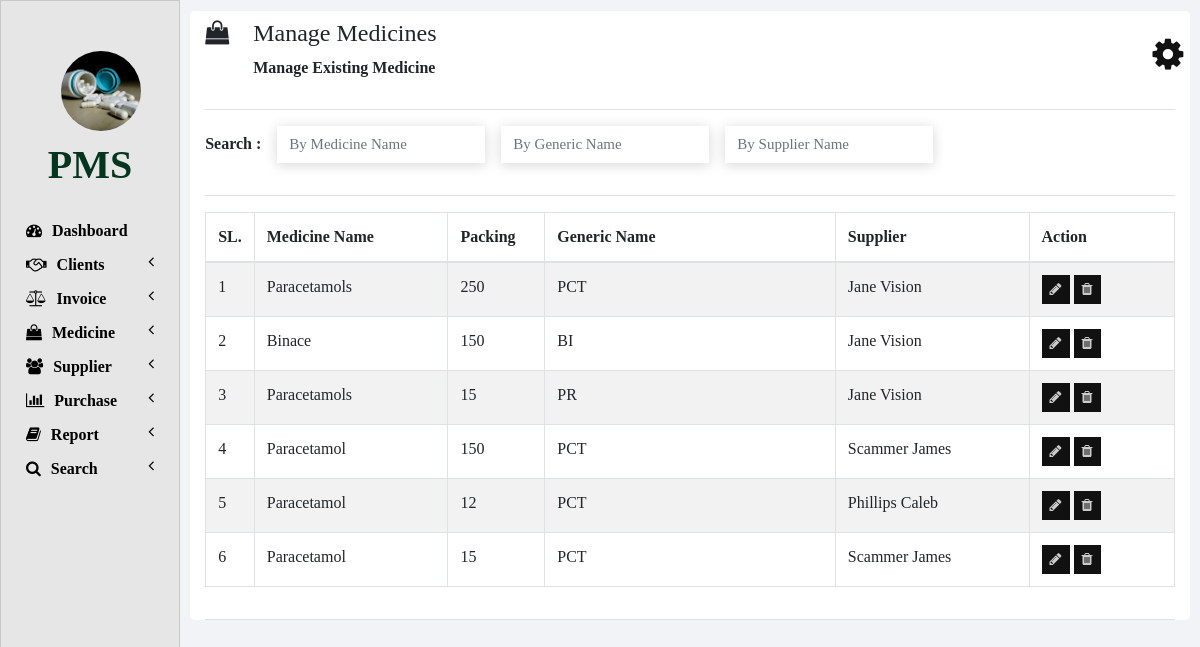
Screenshot of /manage_medicine.php with the database file from the repository.
### tables this page shows
CREATE TABLE IF NOT EXISTS `medicines` (
  `ID` int NOT NULL AUTO_INCREMENT,
  `NAME` varchar(100) NOT NULL,
  `PACKING` varchar(20) NOT NULL,
  `GENERIC_NAME` varchar(100) NOT NULL,
  `SUPPLIER_NAME` varchar(100) NOT NULL,
  PRIMARY KEY (`ID`)
);

### php/manage_medicine.php (the view, shortened to what this page needs)
<?php
function showMedicines($id) {
    require "db_connection.php";
    if($con) {
    $seq_no = 0;
    $query = "SELECT * FROM medicines";
    $result = mysqli_query($con, $query);
    while($row = mysqli_fetch_array($result)) {
        $seq_no++;
        if($row['ID'] == $id)
        showEditOptionsRow($seq_no, $row);
        else
        showMedicineRow($seq_no, $row);
    }
    }
}
function showMedicineRow($seq_no, $row) {
    ?>
    <tr>
    <td><?php echo $seq_no; ?></td>
    <td><?php echo $row['NAME']; ?></td>
    <td><?php echo $row['PACKING']; ?></td>
    <td><?php echo $row['GENERIC_NAME']; ?></td>
    <td><?php echo $row['SUPPLIER_NAME']; ?></td>
    <td>
        <button href="" class="btn btn-info btn-sm" onclick="editMedicine(<?php echo $row['ID']; ?>);">
        <i class="fa fa-pencil"></i>
        </button>
        <button class="btn btn-danger btn-sm" onclick="deleteMedicine(<?php echo $row['ID']; ?>);">
        <i class="fa fa-trash"></i>
        </button>
    </td>
    </tr>
    <?php
}
    ?>

### manage_medicine.php (shortened to what this page needs)
<!DOCTYPE html>
<html lang="en" dir="ltr">
  <head>
    <link rel="stylesheet" href="bootstrap/css/bootstrap.min.css">
    <link rel="stylesheet" href="https://use.fontawesome.com/releases/v5.3.1/css/all.css">
    <link rel="stylesheet" href="https://cdnjs.cloudflare.com/ajax/libs/font-awesome/4.7.0/css/font-awesome.min.css">
    <link rel="stylesheet" href="css/sidenav.css">
    <link rel="stylesheet" href="css/home.css">
  </head>
  <body>
    <div class="container-fluid">
      <div class="container">
        <?php
          require "php/header.php";
          createHeader('shopping-bag', 'Manage Medicines', 'Manage Existing Medicine');
        ?>
        <div class="row">
          <div class="col-md-12 form-group form-inline">
            <label class="font-weight-bold" for="">Search :&emsp;</label>
            <input type="text" class="form-control" id="by_name" placeholder="By Medicine Name" onkeyup="searchMedicine(this.value, 'name');">
            &emsp;<input type="text" class="form-control" id="by_generic_name" placeholder="By Generic Name" onkeyup="searchMedicine(this.value, 'generic_name');">
            &emsp;<input type="text" class="form-control" id="by_suppliers_name" placeholder="By Supplier Name" onkeyup="searchMedicine(this.value, 'suppliers_name');">
          </div>
          <div class="col col-md-12">
            <hr class="col-md-12" style="padding: 0px; border-top: 2px solid  #02b6ff;">
          </div>
          <div class="col col-md-12 table-responsive">
            <div class="table-responsive">
            	<table class="table table-bordered table-striped table-hover">
            		<thead>
            			<tr>
            				<th style="width: 5%;">SL.</th>
            				<th style="width: 20%;">Medicine Name</th>
                    <th style="width: 10%;">Packing</th>
                    <th style="width: 30%;">Generic Name</th>
            				<th style="width: 20%;">Supplier</th>
                    <th style="width: 15%;">Action</th>
            			</tr>
            		</thead>
            		<tbody id="medicines_div">
                  <?php
                    require 'php/manage_medicine.php';
                    showMedicines(0);
                  ?>
            		</tbody>
            	</table>
            </div>
          </div>
        </div>
        <hr style="border-top: 2px solid #ff5252;">
      </div>
    </div>
  </body>
</html>

### php/header.php (shortened to what this page needs)
<?php
    function createHeader($icon, $heading, $sub_heading) {
    ?>
    <section class="row content-header">
        <div class="header-title col-md-11">
            <p class="h4 pt-2"><i class="fa fa-<?php echo $icon; ?>"></i>&emsp;<?php echo $heading; ?></p>
            &emsp;&emsp;&emsp;<small class="font-weight-bold h6"><?php echo $sub_heading; ?></small>
        </div>
        <div class="col-md-1 user_options">
            <button class="col col-md-1 m-3" onclick="showOptions();">
            <i class="fa fa-gear"></i>
            </button>
        </div>
    </section>
    <hr style="border-top: 2px solid #ff5252;">
    <?php
    }
?>

### css/sidenav.css (style rules this page uses)
body { background-color: #f1f3f6; }
.sidenav { width: 15%; height: 100vh; background-color: #fff; position: fixed; z-index: 1; flex: 1 0 auto; }
.card { width: 100%; height: 100%; top: 0; border-radius: 0; background-color: rgb(230, 230, 230); }
.logo .logo-caption { color: #03361d; text-align: center; margin-bottom: 25px; font-weight: bold; }
.logo .profile { height: 80px; width: 80px; border-radius: 50%; transform: translate(50%); margin-top: 30px; margin-bottom: 10px; background-repeat: no-repeat; background-position: center; background-size: cover; }
.main-menu-item { padding: 5px 5px; cursor: pointer; }
.main-menu-item > a { color: #000000; text-decoration: none; font-size: 16px; font-weight: bold; }
.main-menu-item > a > span { margin-left: 10px; }
.main-menu-item > a { color: #000000 !important; }

### css/home.css (style rules this page uses)
html, body { height: 100vh; font-family: century gothic !important; }
button,input,textarea { box-shadow: none !important; outline: none !important; }
.container-fluid { margin-left: 15%; width: 85%; background: #f1f3f6; padding: 1px 0 0 0; flex: 1 0 auto; }
.container { margin: 0; max-width: 98%; margin: 1%; background-color: #ffffff; border-radius: 5px; }
.user_options button { max-width: 50px; max-height: 50px; font-size: 36px; background-color: #ffffff; color: #ff5252; border: none; outline: none; }
hr { border-top: 1px solid rgba(122, 120, 120, 0.219) !important; }
.btn { border-radius: 0px; font-size: 14px; transition: all .3s ease; background: #111111; border: 0px; color: #ccc; }
.form-control { border-radius: 0px; font-size: 15px; border: 0px; background: #fff; box-shadow: 0px 2px 13px rgba(0, 0, 0, 0.164) !important; }
.user_options button i { color: #111111; }

### rows the page displays
medicines: seq_no "1", NAME "Paracetamols", PACKING "250", GENERIC_NAME "PCT", SUPPLIER_NAME "Jane Vision"
medicines: seq_no "2", NAME "Binace", PACKING "150", GENERIC_NAME "BI", SUPPLIER_NAME "Jane Vision"
medicines: seq_no "3", NAME "Paracetamols", PACKING "15", GENERIC_NAME "PR", SUPPLIER_NAME "Jane Vision"
medicines: seq_no "4", NAME "Paracetamol", PACKING "150", GENERIC_NAME "PCT", SUPPLIER_NAME "Scammer James"
medicines: seq_no "5", NAME "Paracetamol", PACKING "12", GENERIC_NAME "PCT", SUPPLIER_NAME "Phillips Caleb"
medicines: seq_no "6", NAME "Paracetamol", PACKING "15", GENERIC_NAME "PCT", SUPPLIER_NAME "Scammer James"

### other values shown
$heading "Manage Medicines"
$sub_heading "Manage Existing Medicine"
